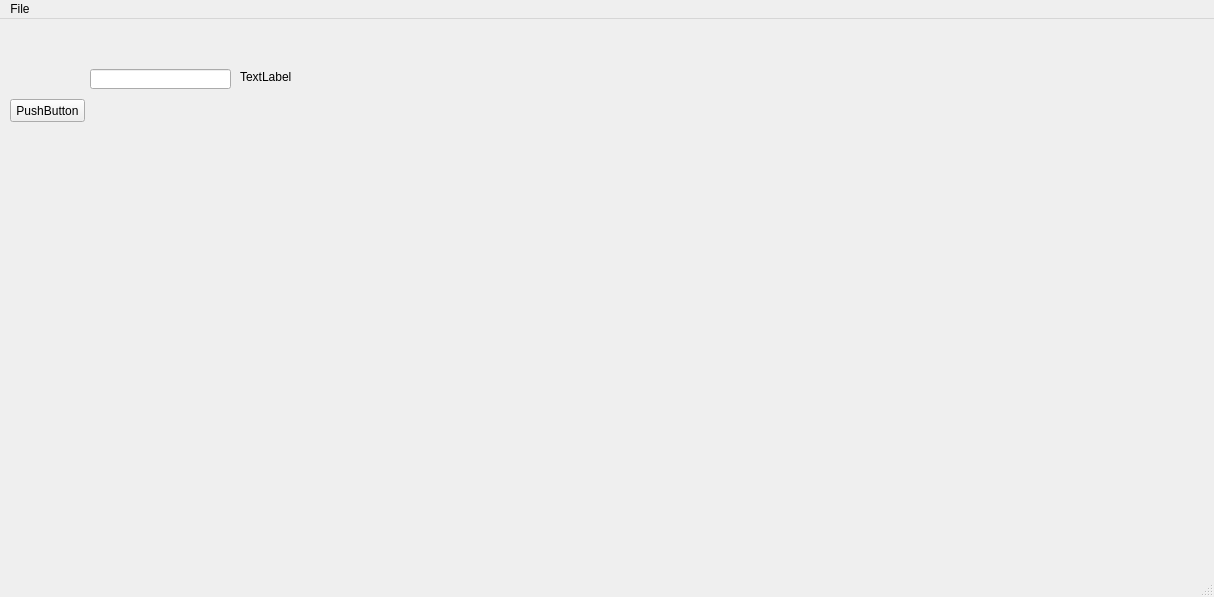
<?xml version="1.0" encoding="UTF-8"?>
<ui version="4.0">
 <class>MainWindow</class>
 <widget class="QMainWindow" name="MainWindow">
  <property name="geometry">
   <rect>
    <x>0</x>
    <y>0</y>
    <width>1214</width>
    <height>597</height>
   </rect>
  </property>
  <property name="windowTitle">
   <string>MainWindow</string>
  </property>
  <widget class="QWidget" name="centralwidget">
   <widget class="QPushButton" name="button1">
    <property name="geometry">
     <rect>
      <x>10</x>
      <y>80</y>
      <width>75</width>
      <height>23</height>
     </rect>
    </property>
    <property name="text">
     <string>PushButton</string>
    </property>
   </widget>
   <widget class="QLineEdit" name="lineEditAddress">
    <property name="geometry">
     <rect>
      <x>90</x>
      <y>50</y>
      <width>141</width>
      <height>20</height>
     </rect>
    </property>
   </widget>
   <widget class="QLabel" name="label">
    <property name="geometry">
     <rect>
      <x>240</x>
      <y>50</y>
      <width>421</width>
      <height>16</height>
     </rect>
    </property>
    <property name="text">
     <string>TextLabel</string>
    </property>
   </widget>
   <widget class="HexEditor" name="hexwidget" native="true">
    <property name="geometry">
     <rect>
      <x>110</x>
      <y>90</y>
      <width>751</width>
      <height>431</height>
     </rect>
    </property>
   </widget>
  </widget>
  <widget class="QMenuBar" name="menubar">
   <property name="geometry">
    <rect>
     <x>0</x>
     <y>0</y>
     <width>1214</width>
     <height>22</height>
    </rect>
   </property>
   <widget class="QMenu" name="menuFile">
    <property name="title">
     <string>File</string>
    </property>
    <addaction name="actionopen"/>
    <addaction name="separator"/>
    <addaction name="actionexit"/>
   </widget>
   <addaction name="menuFile"/>
  </widget>
  <widget class="QStatusBar" name="statusbar"/>
  <action name="actionopen">
   <property name="text">
    <string>open</string>
   </property>
  </action>
  <action name="actionexit">
   <property name="text">
    <string>exit</string>
   </property>
  </action>
 </widget>
 <customwidgets>
  <customwidget>
   <class>HexEditor</class>
   <extends>QWidget</extends>
   <header location="global">hexeditor</header>
   <container>1</container>
  </customwidget>
 </customwidgets>
 <resources/>
 <connections/>
</ui>
